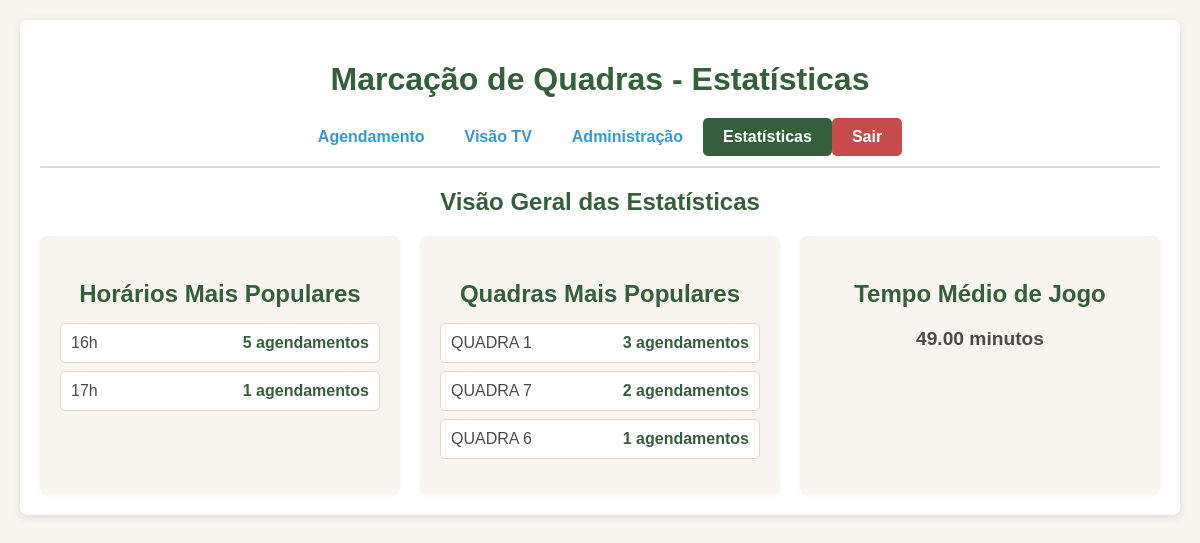
The app's page /statistics (signed in) with its own data.
### tables this page shows
CREATE TABLE bookings (
            id INTEGER PRIMARY KEY AUTOINCREMENT,
            courtId TEXT NOT NULL,
            startTime TEXT NOT NULL,
            endTime TEXT NOT NULL,
            players TEXT NOT NULL, -- Armazenado como JSON string
            status TEXT NOT NULL,
            bookedBy TEXT,
            isBlockBooking INTEGER NOT NULL, -- 0 para False, 1 para True
            blockBookingReason TEXT,
            createdAt TEXT NOT NULL
        );

### app.py (the view)
@app.route('/statistics')
@login_required
@role_required(['admin']) # Somente admin pode ver estatísticas
def statistics_panel():
    all_bookings = get_bookings_db()
    hour_counts = {}
    for booking in all_bookings:
        start_hour = booking['startTime'].hour
        hour_counts[start_hour] = hour_counts.get(start_hour, 0) + 1
    sorted_hours = sorted(hour_counts.items(), key=lambda item: item[1], reverse=True)
    most_popular_hours = [(f"{hour:02d}h", count) for hour, count in sorted_hours[:5]]
    court_counts = {}
    for booking in all_bookings:
        court_counts[booking['courtId']] = court_counts.get(booking['courtId'], 0) + 1
    sorted_courts = sorted(court_counts.items(), key=lambda item: item[1], reverse=True)
    most_popular_courts = [(court, count) for court, count in sorted_courts[:5]]
    total_duration = 0
    count_confirmed = 0
    for booking in all_bookings:
        if not booking.get('isBlockBooking') and booking.get('status') == 'confirmed':
            duration = (booking['endTime'] - booking['startTime']).total_seconds() / 60
            total_duration += duration
            count_confirmed += 1
    average_play_time = (total_duration / count_confirmed) if count_confirmed > 0 else 0
    return render_template('statistics.html',
                           most_popular_hours=most_popular_hours,
                           most_popular_courts=most_popular_courts,
                           average_play_time=average_play_time)

### app.py (called while the page is built, shortened)
def get_db():
    if 'db' not in g:
        g.db = sqlite3.connect(DB_FILE, check_same_thread=False)
        g.db.row_factory = sqlite3.Row # Configura o cursor para retornar linhas como objetos Row
    return g.db

def get_user_by_id(user_id):
    conn = get_db()
    cursor = conn.cursor()
    cursor.execute("SELECT id, username, password_hash, role FROM users WHERE id = ?", (user_id,))
    return cursor.fetchone()

@app.before_request
def load_logged_in_user():
    user_id = session.get('user_id')
    if user_id is None:
        g.user = None
    else:
        g.user = get_user_by_id(user_id)

def login_required(view):
    @wraps(view)
    def wrapped_view(**kwargs):
        if g.user is None:
            flash("Você precisa estar logado para acessar esta página.", "error")
            return redirect(url_for('login'))
        return view(**kwargs)
    return wrapped_view

def role_required(roles):
    def decorator(view):
        @wraps(view)
        def wrapped_view(**kwargs):
            if not g.user: # Not logged in
                flash("Você precisa estar logado para acessar esta página.", "error")
                return redirect(url_for('login'))
            return view(**kwargs)
        return wrapped_view
    return decorator

### templates/statistics.html (shortened to what this page needs)
<!DOCTYPE html>
<html lang="pt-BR">
<head>
</head>
<body>
    <div class="container">
        <h1>Marcação de Quadras - Estatísticas</h1>
        <div class="navbar">
            {% if g.user and (g.user.role == 'admin' or g.user.role == 'operator') %}
            <a href="{{ url_for('index') }}">Agendamento</a>
            {% endif %}
            {% if g.user and (g.user.role == 'admin' or g.user.role == 'viewer') %}
            <a href="{{ url_for('tv_view') }}">Visão TV</a>
            {% endif %}
            {% if g.user and g.user.role == 'admin' %}
            <a href="{{ url_for('admin_panel') }}">Administração</a>
            <a href="{{ url_for('statistics_panel') }}" class="active">Estatísticas</a>
            {% endif %}
            {% if g.user %}
            <a href="{{ url_for('logout') }}" style="background-color: var(--color-red-delete); color: white;">Sair</a>
            {% endif %}
        </div>
        <h2>Visão Geral das Estatísticas</h2>
        <div class="statistics-grid">
            <div class="statistic-card">
                <h3>Horários Mais Populares</h3>
                {% if most_popular_hours %}
                <ul>
                    {% for hour, count in most_popular_hours %}
                        <li>{{ hour }} <span class="value">{{ count }} agendamentos</span></li>
                    {% endfor %}
                </ul>
                {% else %}
                <p>Nenhum dado disponível.</p>
                {% endif %}
            </div>
            <div class="statistic-card">
                <h3>Quadras Mais Populares</h3>
                {% if most_popular_courts %}
                <ul>
                    {% for court, count in most_popular_courts %}
                        <li>{{ court }} <span class="value">{{ count }} agendamentos</span></li>
                    {% endfor %}
                </ul>
                {% else %}
                <p>Nenhum dado disponível.</p>
                {% endif %}
            </div>
            <div class="statistic-card">
                <h3>Tempo Médio de Jogo</h3>
                {% if average_play_time > 0 %}
                <p><span class="value">{{ '%.2f' | format(average_play_time) }}</span> minutos</p>
                {% else %}
                <p>Nenhum dado disponível.</p>
                {% endif %}
            </div>
        </div>
    </div>
</body>
</html>

### templates/statistics.html (style rules this page uses)
:root { --color-primary-green: #355E3B; --color-darker-green-hover: #2D4C3A; --color-lighter-green-action: #5BA85C; --color-even-lighter-green-hover: #4F9A51; --color-red-delete: #C74B4B; --color-darker-red-hover: #B03A3A; --color-yellow-archive: #E6B300; --color-darker-yellow-hover: #CC9900; --color-blue-info: #3498db; --color-darker-blue-info-hover: #2A7ABA; --color-background-offwhite: #F8F5F0; --color-text-darkgray: #4A4A4A; --color-card-background: #ffffff; --color-border-beige: #E0D8CC; --color-input-border: #D1C7B7; --message-success-bg: #d4edda; --message-success-text: #155724; --message-error-bg: #f8d7da; --message-error-text: #721c24; }
body { font-family: Arial, sans-serif; margin: 0; padding: 20px; background-color: var(--color-background-offwhite); color: var(--color-text-darkgray); }
.container { max-width: 1200px; margin: auto; background-color: var(--color-card-background); padding: 20px; border-radius: 8px; box-shadow: 0 2px 10px rgba(0, 0, 0, 0.1); }
h1, h2 { color: var(--color-primary-green); text-align: center; margin-bottom: 20px; }
.navbar { display: flex; justify-content: center; margin-bottom: 20px; border-bottom: 2px solid var(--color-border-beige); padding-bottom: 10px; }
.navbar a { padding: 10px 20px; text-decoration: none; color: var(--color-blue-info); font-weight: bold; border-radius: 5px; transition: background-color 0.3s ease; }
.navbar a.active { background-color: var(--color-primary-green); color: white; }
.statistics-grid { display: grid; grid-template-columns: repeat(auto-fit, minmax(300px, 1fr)); gap: 20px; margin-top: 20px; }
.statistic-card { background-color: var(--color-background-offwhite); padding: 20px; border-radius: 8px; box-shadow: 0 1px 5px rgba(0, 0, 0, 0.05); text-align: center; }
.statistic-card h3 { color: var(--color-primary-green); font-size: 1.5em; margin-bottom: 10px; }
.statistic-card p { font-size: 1.2em; font-weight: bold; color: var(--color-text-darkgray); }
.statistic-card ul { list-style: none; padding: 0; margin-top: 15px; }
.statistic-card ul li { background-color: var(--color-card-background); margin-bottom: 8px; padding: 10px; border-radius: 5px; display: flex; justify-content: space-between; align-items: center; border: 1px solid var(--color-border-beige); }
.statistic-card ul li .value { font-weight: bold; color: var(--color-primary-green); }

### records on screen
bookings: courtId "QUADRA 1", count "3"
bookings: courtId "QUADRA 7", count "2"
bookings: courtId "QUADRA 6", count "1"

### other values on screen
{{ hour }} "16h" "17h"
{{ count }} "5" "1"
{{ '%.2f' | format(average_play_time) }} "49.00"
